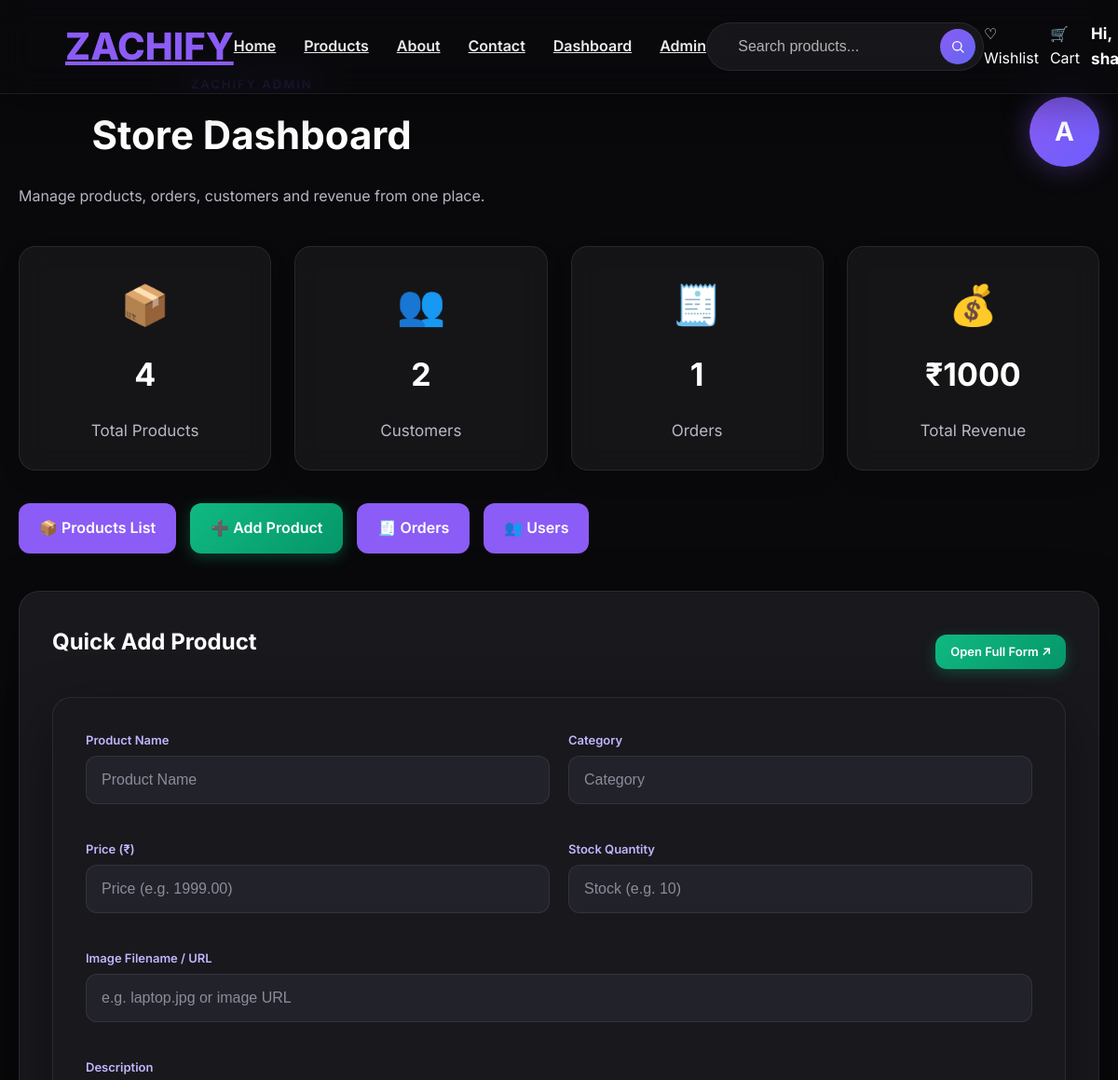
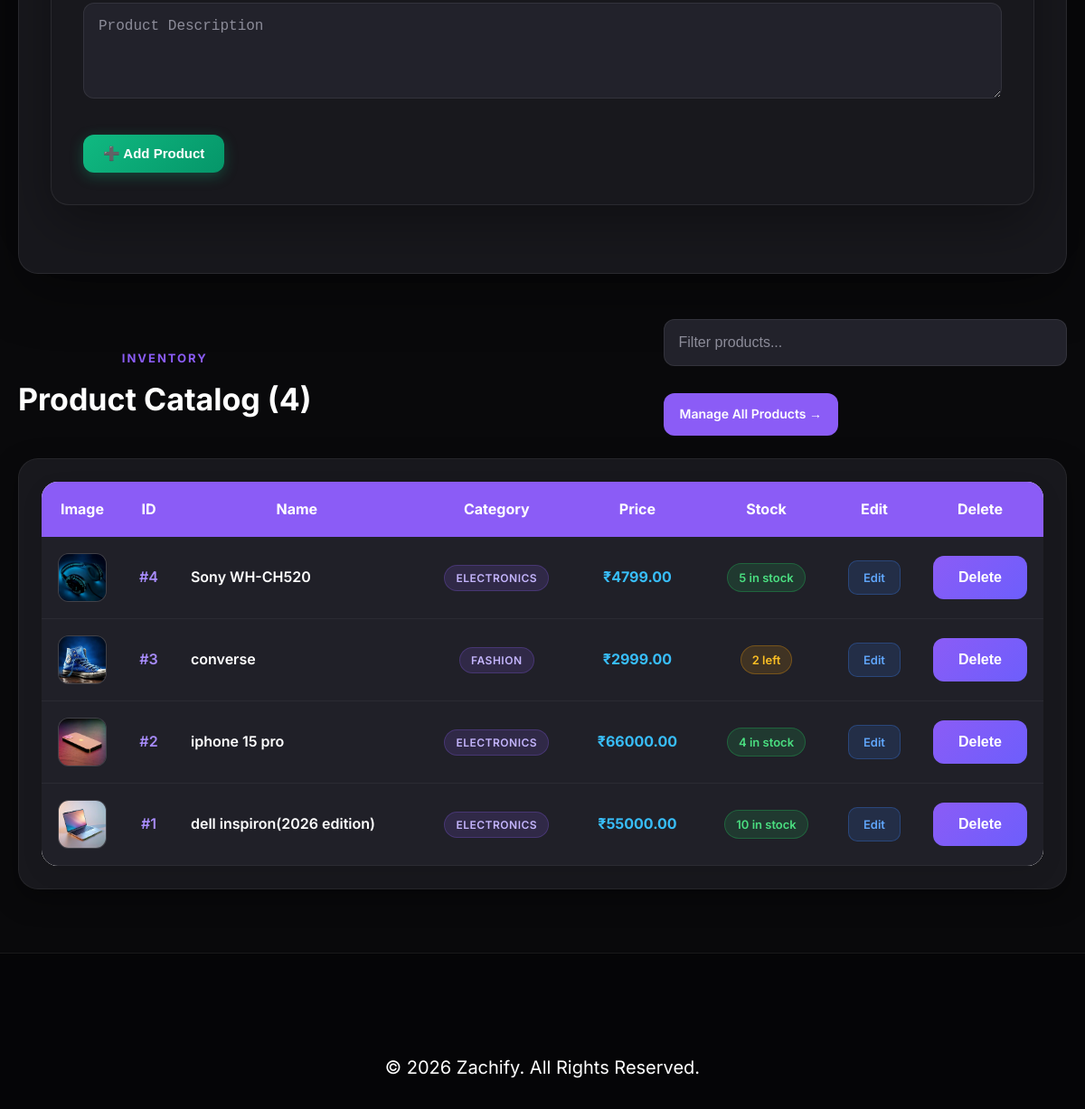
The app's page /admin (signed in), older data (2 pictures, top to bottom).
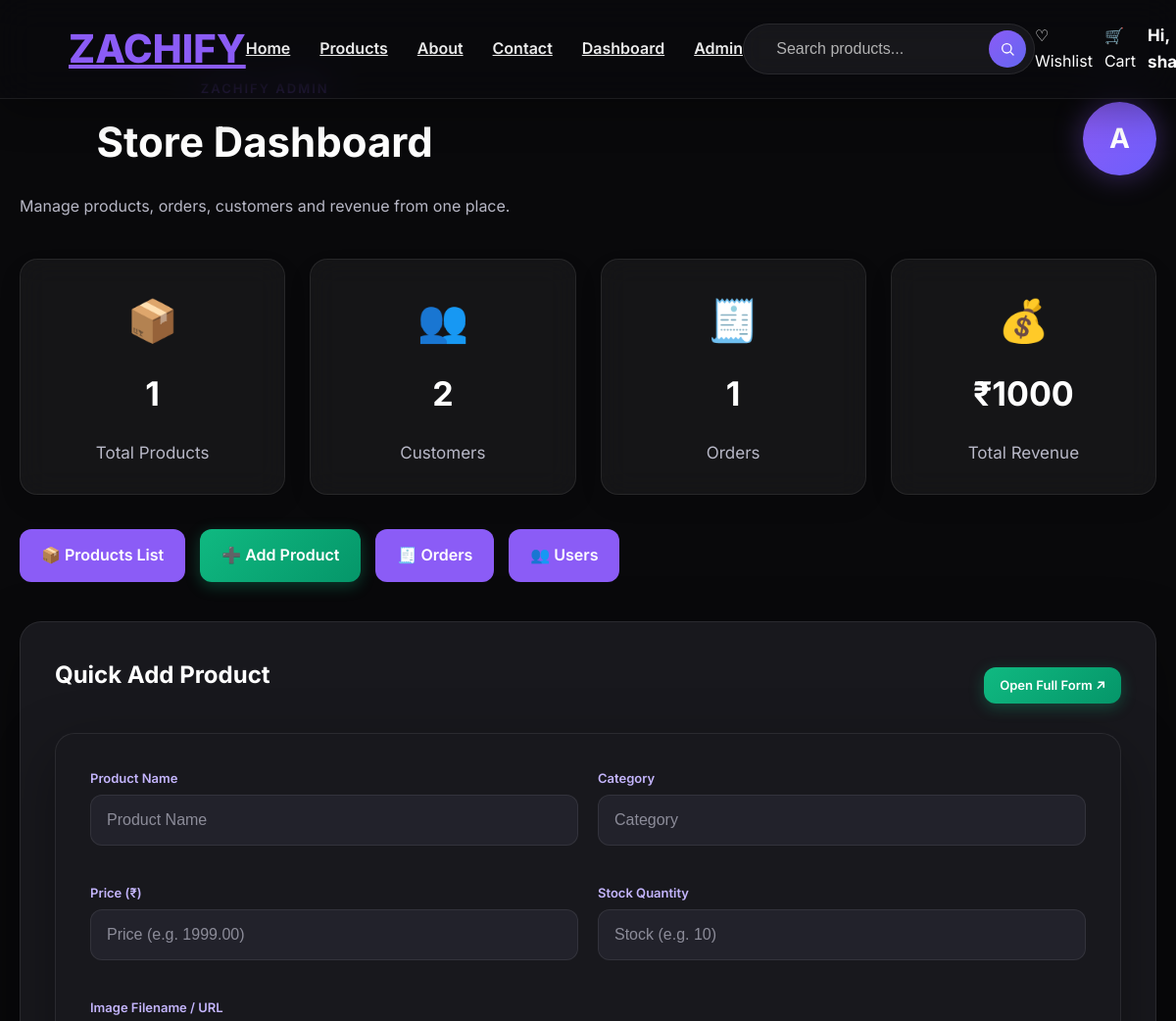
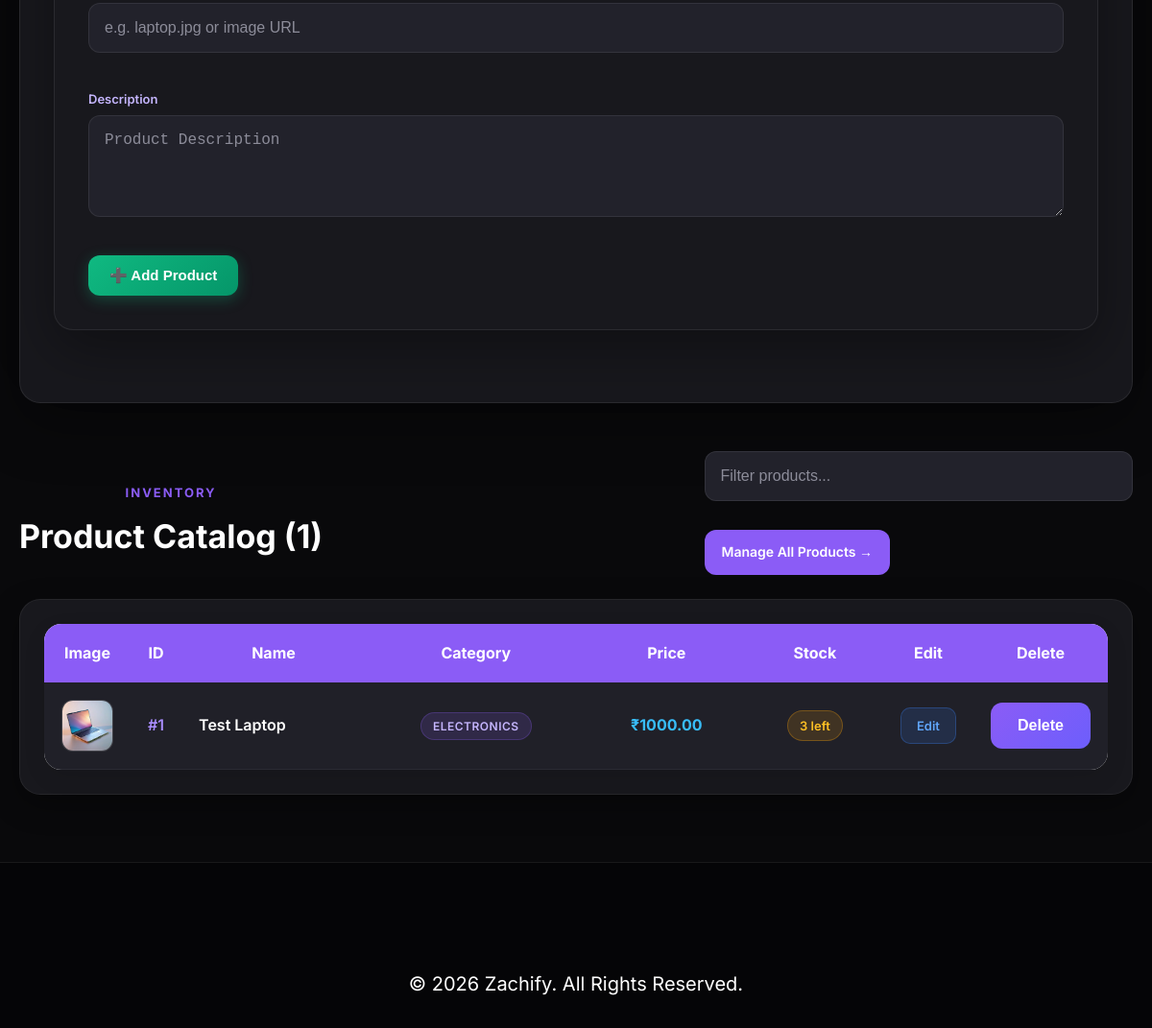
The same page, newer data (2 pictures, top to bottom).
### app.py (models this page shows, shortened)
class User(db.Model):
    id = db.Column(db.Integer, primary_key=True)
    username = db.Column(db.String(100), nullable=False)
    email = db.Column(db.String(120), unique=True, nullable=False)
    password = db.Column(db.String(200), nullable=False)
    is_admin = db.Column(db.Boolean, default=False, nullable=False)
    created_at = db.Column(db.DateTime, default=datetime.utcnow)
    wishlists = db.relationship("Wishlist", backref="user", lazy=True, cascade="all, delete-orphan")
    orders = db.relationship("Order", backref="user", lazy=True, cascade="all, delete-orphan")

class Product(db.Model):
    id = db.Column(db.Integer, primary_key=True)
    name = db.Column(db.String(200), nullable=False)
    price = db.Column(db.Float, nullable=False)
    image = db.Column(db.String(200), nullable=False)
    category = db.Column(db.String(100), nullable=False)
    description = db.Column(db.Text, nullable=False)
    stock = db.Column(db.Integer, default=0)
    wishlists = db.relationship("Wishlist", backref="product", lazy=True, cascade="all, delete-orphan")

### app.py (the view, shortened to what this page needs)
@app.route("/admin", methods=["GET", "POST"])
@admin_required
def admin():
    products = Product.query.order_by(Product.id.desc()).all()
    total_products = Product.query.count()
    total_users = User.query.count()
    total_orders = Order.query.count()
    total_revenue = db.session.query(
        func.sum(Order.total_amount)
    ).scalar() or 0
    return render_template(
        "admin.html",
        products=products,
        total_products=total_products,
        total_users=total_users,
        total_orders=total_orders,
        total_revenue=total_revenue
    )

### app.py (called while the page is built)
def get_current_user():
    user = None
    user_id = session.get("user_id")
    if user_id:
        user = User.query.get(user_id)
    else:
        username = session.get("username")
        if username:
            user = User.query.filter_by(username=username).first()
    if user and user.email and user.email.lower() in {e.lower() for e in DEFAULT_ADMIN_EMAILS} and not user.is_admin:
        user.is_admin = True
        try:
            db.session.commit()
        except Exception:
            pass
    return user

def admin_required(f):
    @wraps(f)
    def decorated_function(*args, **kwargs):
        current_user = get_current_user()
        if not current_user:
            flash("Please login to access the admin area.", "danger")
            return redirect(url_for("login"))
        if not bool(current_user.is_admin):
            abort(403)
        return f(*args, **kwargs)
    return decorated_function

@app.context_processor
def cart_count():
    cart = session.get("cart", {})
    total_quantity = sum(cart.values())
    current_user = get_current_user()
    wishlist_count = 0
    if current_user:
        wishlist_count = Wishlist.query.filter_by(user_id=current_user.id).count()
    return {"cart_count": total_quantity, "wishlist_count": wishlist_count, "current_user": current_user}

### templates/admin.html (shortened to what this page needs)
{% extends "base.html" %}
{% block content %}
<div class="admin-container">
    <div class="admin-header">
        <div>
            <p class="admin-kicker">ZACHIFY ADMIN</p>
            <h1>Store Dashboard</h1>
            <p class="admin-subtitle">
                Manage products, orders, customers and revenue from one place.
            </p>
        </div>
        <div class="admin-profile">
            <div class="admin-avatar">
                A
            </div>
        </div>
    </div>
    <div class="dashboard-cards">
        <div class="dashboard-card">
            <div class="card-icon">📦</div>
            <h2>{{ total_products }}</h2>
            <p>Total Products</p>
        </div>
        <div class="dashboard-card">
            <div class="card-icon">👥</div>
            <h2>{{ total_users }}</h2>
            <p>Customers</p>
        </div>
        <div class="dashboard-card">
            <div class="card-icon">🧾</div>
            <h2>{{ total_orders }}</h2>
            <p>Orders</p>
        </div>
        <div class="dashboard-card">
            <div class="card-icon">💰</div>
            <h2>₹{{ "%.0f"|format(total_revenue) }}</h2>
            <p>Total Revenue</p>
        </div>
    </div>
    <div class="quick-actions">
        <a href="{{ url_for('admin_products') }}" class="quick-btn">
            📦 Products List
        </a>
        <a href="{{ url_for('admin_add_product') }}" class="quick-btn add-btn">
            ➕ Add Product
        </a>
        <a href="{{ url_for('admin_orders') }}" class="quick-btn">
            🧾 Orders
        </a>
        <a href="{{ url_for('admin_users') }}" class="quick-btn">
            👥 Users
        </a>
    </div>
    <div class="admin-form-card" id="add-product">
        <div style="display: flex; justify-content: space-between; align-items: center; margin-bottom: 20px; flex-wrap: wrap; gap: 10px;">
            <h2>Quick Add Product</h2>
            <a href="{{ url_for('admin_add_product') }}" class="quick-btn add-btn" style="padding: 8px 16px; font-size: 13px;">
                Open Full Form ↗
            </a>
        </div>
        <form action="{{ url_for('admin') }}" method="POST">
            <div class="product-form-grid">
                <div>
                    <label class="form-field-label">Product Name</label>
                    <input type="text" name="name" placeholder="Product Name" required>
                </div>
                <div>
                    <label class="form-field-label">Category</label>
                    <input type="text" name="category" placeholder="Category" required>
                </div>
                <div>
                    <label class="form-field-label">Price (₹)</label>
                    <input type="number" step="0.01" min="0.01" name="price" placeholder="Price (e.g. 1999.00)" required>
                </div>
                <div>
                    <label class="form-field-label">Stock Quantity</label>
                    <input type="number" min="0" name="stock" placeholder="Stock (e.g. 10)" required>
                </div>
                <div class="form-group-full">
                    <label class="form-field-label">Image Filename / URL</label>
                    <input type="text" name="image" placeholder="e.g. laptop.jpg or image URL" required>
                </div>
                <div class="form-group-full">
                    <label class="form-field-label">Description</label>
                    <textarea name="description" placeholder="Product Description" rows="4" required></textarea>
                </div>
            </div>
            <button type="submit" class="quick-btn add-btn" style="font-size: 15px; margin-top: 15px;">
                ➕ Add Product
            </button>
        </form>
    </div>
    <div class="section-header" id="product-list">
        <div>
            <p class="section-kicker">INVENTORY</p>
            <h2>Product Catalog ({{ products|length }})</h2>
        </div>
        <div style="display: flex; gap: 12px; align-items: center; flex-wrap: wrap;">
            <input
                type="text"
                id="dashProductSearch"
                placeholder="Filter products..."
                class="inventory-search"
            >
            <a href="{{ url_for('admin_products') }}" class="quick-btn" style="padding: 12px 18px; font-size: 14px;">
                Manage All Products →
            </a>
        </div>
    </div>
    <div class="table-card">
        <table class="product-table" id="dashboardProductTable">
            <thead>
                <tr>
                    <th style="width: 70px;">Image</th>
                    <th style="width: 50px;">ID</th>
                    <th>Name</th>
                    <th>Category</th>
                    <th>Price</th>
                    <th>Stock</th>
                    <th style="width: 90px;">Edit</th>
                    <th style="width: 90px;">Delete</th>
                </tr>
            </thead>
            <tbody>
                {% for product in products %}
                <tr class="dash-prod-row" data-search="{{ product.name|lower }} {{ product.category|lower }} {{ product.id }}">
                    <td>
                        <div class="admin-product-thumb">
                            {% if product.image.startswith('http://') or product.image.startswith('https://') %}
                                <img src="{{ product.image }}" alt="{{ product.name }}" class="admin-thumb-img" onerror="this.style.display='none'; this.nextElementSibling.style.display='block';">
                                <span class="admin-thumb-placeholder" style="display:none;">🛍️</span>
                            {% else %}
                                <img src="{{ url_for('static', filename='images/' + product.image) }}" alt="{{ product.name }}" class="admin-thumb-img" onerror="this.style.display='none'; this.nextElementSibling.style.display='block';">
                            {% endif %}
                        </div>
                    </td>
                    <td style="color: #a78bfa; font-weight: 600;">#{{ product.id }}</td>
                    <td style="text-align: left; font-weight: 600; color: #ffffff;">
                        {{ product.name }}
                    </td>
                    <td>
                        <span class="category-pill">{{ product.category }}</span>
                    </td>
                    <td style="color: #38bdf8; font-weight: 700;">
                        ₹{{ "%.2f"|format(product.price) }}
                    </td>
                    <td>
                        {% if product.stock > 3 %}
                            <span class="stock-badge in-stock">{{ product.stock }} in stock</span>
                        {% elif product.stock > 0 %}
                            <span class="stock-badge low-stock">{{ product.stock }} left</span>
                        {% else %}
                            <span class="stock-badge out-of-stock">Out of stock</span>
                        {% endif %}
                    </td>
                    <td>
                        <a href="{{ url_for('edit_product', id=product.id) }}" class="edit-btn">
                            Edit
                        </a>
                    </td>
                    <td>
                        <button type="button" class="delete-btn" onclick="openDeleteModal({{ product.id }}, '{{ product.name|replace("'", "\\'") }}')">
                            Delete
                        </button>
                    </td>
                </tr>
                {% else %}
                <tr>
                    <td colspan="8" style="text-align: center; color: #94a3b8; padding: 30px;">
                        No products found in catalog.
                    </td>
                </tr>
                {% endfor %}
            </tbody>
        </table>
    </div>
</div>
{% endblock %}

### templates/base.html (shortened to what this page needs)
<!DOCTYPE html>
<html lang="en">
<head>
    <link rel="stylesheet" href="{{ url_for('static', filename='css/style.css') }}">
</head>
<body>
   <nav class="navbar">
    <div class="logo">
        <a href="/">ZACHIFY</a>
    </div>
    <ul class="nav-links">
        <li><a href="{{ url_for('home') }}">Home</a></li>
        <li><a href="{{ url_for('products') }}">Products</a></li>
        <li><a href="{{ url_for('about') }}">About</a></li>
        <li><a href="{{ url_for('contact') }}">Contact</a></li>
        {% if session.get("username") %}
            <li><a href="{{ url_for('dashboard') }}">Dashboard</a></li>
        {% endif %}
        {% if current_user and current_user.is_admin %}
            <li><a href="{{ url_for('admin') }}">Admin</a></li>
        {% endif %}
    </ul>
    <div class="search-shell">
        <form class="search-box" id="searchBoxForm" action="{{ url_for('search') }}" method="get">
            <div class="search-input-wrap">
                <input id="searchInput" type="text" name="q" placeholder="Search products..." value="{{ request.args.get('q', '') }}" autocomplete="off">
            </div>
            <button type="submit" aria-label="Search products">
                <svg viewBox="0 0 24 24" fill="none" stroke="currentColor" stroke-width="2" stroke-linecap="round" stroke-linejoin="round">
                    <circle cx="11" cy="11" r="7"></circle>
                    <line x1="21" y1="21" x2="16.65" y2="16.65"></line>
                </svg>
            </button>
        </form>
    </div>
    <div class="nav-right">
        <a href="{{ url_for('wishlist_page') }}" class="cart-link wishlist-link" style="position: relative; display: inline-flex; align-items: center; text-decoration: none;">
            ♡ Wishlist
        </a>
        <a href="{{ url_for('cart') }}" class="cart-link" style="position: relative; display: inline-flex; align-items: center; text-decoration: none;">
            🛒 Cart
        </a>
        {% if session.get("username") %}
            <span class="welcome-user">
                Hi, {{ session["username"] }}
            </span>
        {% else %}
            <a href="{{ url_for('register') }}" class="register-btn">Register</a>
            <a href="{{ url_for('login') }}" class="login-btn">Login</a>
        {% endif %}
    </div>
</nav>
    {% block content %}
    {% endblock %}
    <footer class="footer">
        <p>&copy; 2026 Zachify. All Rights Reserved.</p>
    </footer>
</body>
</html>

Row changes from the older to the newer data that the page shows:
removed Product: image (picture), id "4", name "Sony WH-CH520", category "ELECTRONICS", price "4799.00", stock "5"
removed Product: image (picture), id "3", name "converse", category "FASHION", price "2999.00", stock "2"
removed Product: image (picture), id "2", name "iphone 15 pro", category "ELECTRONICS", price "66000.00", stock "4"
changed Product "ELECTRONICS": name "dell inspiron(2026 edition)" → "Test Laptop"; price "55000.00" → "1000.00"; stock "10" → "3"; stock "in stock" → "left"
Text that changed along with them:
{{ total_products }}: "4" → "1"
{{ products|length }}: "4" → "1"
